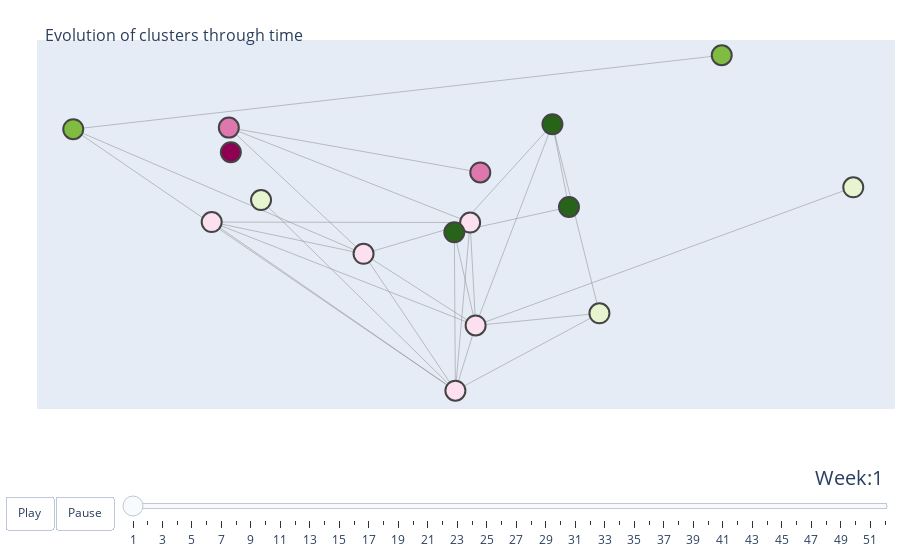

The notebook cell this image was saved under:
### Code cell
weeks = list(range(1, 53))
x = [x[0] for x in final_pos.values()]
y = [x[1] for x in final_pos.values()]
# make figure
G = nx.read_graphml(files[0][1]).subgraph(filt)
fig_dict = {
    "data": [create_edges(G, final_pos), create_nodes(G, final_pos)],
    "layout": {},
    "frames": []
}

# fill in most of layout
fig_dict["layout"]['title'] = '<br>Evolution of clusters through time'
fig_dict["layout"]['titlefont_size'] = 16
fig_dict["layout"]['showlegend'] = False
fig_dict["layout"]['hovermode'] = 'closest'
fig_dict["layout"]['margin'] = dict(b=20,l=5,r=5,t=40)
fig_dict["layout"]['xaxis'] = dict(showgrid=False, zeroline=False, showticklabels=False,
                                   range=[min(x)*1.1, max(x)*1.1])
fig_dict["layout"]['yaxis'] = dict(showgrid=False, zeroline=False, showticklabels=False,
                                   range=[min(y)*1.1, max(y)*1.1])

fig_dict["layout"]["sliders"] = {
    "args": [
        "transition", {
            "duration": 400,
            "easing": "cubic-in-out"
        }
    ],
    "initialValue": "1",
    "plotlycommand": "animate",
    "values": weeks,
    "visible": True
}
fig_dict["layout"]["updatemenus"] = [
    {
        "buttons": [
            {
                "args": [None, {"frame": {"duration": 1000, "redraw": False},
                                "fromcurrent": True, "transition": {"duration": 300,
                                                                    "easing": "quadratic-in-out"}}],
                "label": "Play",
                "method": "animate"
            },
            {
                "args": [[None], {"frame": {"duration": 0, "redraw": False},
                                  "mode": "immediate",
                                  "transition": {"duration": 0}}],
                "label": "Pause",
                "method": "animate"
            }
        ],
        "direction": "left",
        "pad": {"r": 10, "t": 87},
        "showactive": False,
        "type": "buttons",
        "x": 0.1,
        "xanchor": "right",
        "y": 0,
        "yanchor": "top"
    }
]

sliders_dict = {
    "active": 0,
    "yanchor": "top",
    "xanchor": "left",
    "currentvalue": {
        "font": {"size": 20},
        "prefix": "Week:",
        "visible": True,
        "xanchor": "right"
    },
    "transition": {"duration": 300, "easing": "cubic-in-out"},
    "pad": {"b": 10, "t": 50},
    "len": 0.9,
    "x": 0.1,
    "y": 0,
    "steps": []
}

#Update the data and frames

for f in files:
    G = nx.read_graphml(f[1]).subgraph(filt)
    frame = {"data": [create_edges(G, final_pos), create_nodes(G, final_pos)], "name": f[0]}
    fig_dict["frames"].append(frame)
    slider_step = {"args": [
        [f[0]],
        {"frame": {"duration": 300, "redraw": False},
         "mode": "immediate",
         "transition": {"duration": 300}}
    ],
        "label": f[0],
        "method": "animate"}
    sliders_dict["steps"].append(slider_step)
    
fig_dict["layout"]["sliders"] = [sliders_dict]

fig = go.Figure(fig_dict)

fig.show()

### Figure 1 — Plotly figure (JSON) as saved in the notebook; plotly's stock layout.template omitted (floating-point values rounded to 4 significant figures)
{"data": [{"hoverinfo": "none", "line": {"color": "#888", "width": 0.5}, "mode": "lines", "type": "scatter", "x": [0.03875, 0.005397, null, 0.03875, 0.03394, null, 0.03394, 0.04761, null, 0.03394, 0.005397, null, 0.03394, 0.0116, null, -0.021, -0.06518, null, -0.021, 0.0116, null, -0.021, 0.005712, null, -0.021, 0.009995, null, -0.021, -0.0602, null, -0.021, -0.1055, null, 0.01295, -0.0602, null, 0.1215, 0.0116, null, -0.06518, 0.009995, null, -0.06518, 0.0116, null, -0.06518, 0.005712, null, 0.04761, 0.0116, null, 0.04761, 0.005712, null, 0.005397, 0.0116, null, 0.005397, 0.005712, null, 0.005397, 0.009995, null, 0.0116, 0.005712, null, 0.0116, 0.009995, null, 0.005712, 0.009995, null, 0.005712, -0.05083, null, 0.005712, -0.1055, null, 0.009995, -0.0602, null, -0.1055, 0.08319, null], "y": [0.0003206, -0.009704, null, 0.0003206, 0.03327, null, 0.03327, -0.04191, null, 0.03327, -0.009704, null, 0.03327, -0.04675, null, -0.01825, -0.005627, null, -0.01825, -0.04675, null, -0.01825, -0.07269, null, -0.01825, -0.005812, null, -0.01825, 0.03192, null, -0.01825, 0.03129, null, 0.01411, 0.03192, null, 0.0082, -0.04675, null, -0.005627, -0.005812, null, -0.005627, -0.04675, null, -0.005627, -0.07269, null, -0.04191, -0.04675, null, -0.04191, -0.07269, null, -0.009704, -0.04675, null, -0.009704, -0.07269, null, -0.009704, -0.005812, null, -0.04675, -0.07269, null, -0.04675, -0.005812, null, -0.07269, -0.005812, null, -0.07269, 0.003117, null, -0.07269, 0.03129, null, -0.005812, 0.03192, null, 0.03129, 0.06069, null]}, {"hoverinfo": "text", "marker": {"color": [-1, -1, 4, 1, 1, 2, 0, 3, 3, 4, 1, 0, 2, 1, 2, 4, 1], "line": {"width": 2}, "size": 20}, "mode": "markers", "text": ["na", "Cluster: NA", "Cluster: 4", "Cluster: 1", "Cluster: 1", "Cluster: 2", "Cluster: 0", "Cluster: 3", "Cluster: 3", "Cluster: 4", "Cluster: 1", "Cluster: 0", "Cluster: 2", "Cluster: 1", "Cluster: 2", "Cluster: 4", "Cluster: 1"], "type": "scatter", "x": [-1, -0.05961, 0.03875, 0.005712, 0.009995, -0.05083, -0.0602, -0.1055, 0.08319, 0.03394, -0.021, 0.01295, 0.1215, -0.06518, 0.04761, 0.005397, 0.0116], "y": [-1, 0.02216, 0.0003206, -0.07269, -0.005812, 0.003117, 0.03192, 0.03129, 0.06069, 0.03327, -0.01825, 0.01411, 0.0082, -0.005627, -0.04191, -0.009704, -0.04675]}], "layout": {"autosize": true, "hovermode": "closest", "margin": {"b": 20, "l": 5, "r": 5, "t": 40}, "showlegend": false, "sliders": [{"active": 0, "currentvalue": {"font": {"size": 20}, "prefix": "Week:", "visible": true, "xanchor": "right"}, "len": 0.9, "pad": {"b": 10, "t": 50}, "steps": [{"args": [[1], {"frame": {"duration": 300, "redraw": false}, "mode": "immediate", "transition": {"duration": 300}}], "label": "1", "method": "animate"}, {"args": [[2], {"frame": {"duration": 300, "redraw": false}, "mode": "immediate", "transition": {"duration": 300}}], "label": "2", "method": "animate"}, {"args": [[3], {"frame": {"duration": 300, "redraw": false}, "mode": "immediate", "transition": {"duration": 300}}], "label": "3", "method": "animate"}, {"args": [[4], {"frame": {"duration": 300, "redraw": false}, "mode": "immediate", "transition": {"duration": 300}}], "label": "4", "method": "animate"}, {"args": [[5], {"frame": {"duration": 300, "redraw": false}, "mode": "immediate", "transition": {"duration": 300}}], "label": "5", "method": "animate"}, {"args": [[6], {"frame": {"duration": 300, "redraw": false}, "mode": "immediate", "transition": {"duration": 300}}], "label": "6", "method": "animate"}, {"args": [[7], {"frame": {"duration": 300, "redraw": false}, "mode": "immediate", "transition": {"duration": 300}}], "label": "7", "method": "animate"}, {"args": [[8], {"frame": {"duration": 300, "redraw": false}, "mode": "immediate", "transition": {"duration": 300}}], "label": "8", "method": "animate"}, {"args": [[9], {"frame": {"duration": 300, "redraw": false}, "mode": "immediate", "transition": {"duration": 300}}], "label": "9", "method": "animate"}, {"args": [[10], {"frame": {"duration": 300, "redraw": false}, "mode": "immediate", "transition": {"duration": 300}}], "label": "10", "method": "animate"}, {"args": [[11], {"frame": {"duration": 300, "redraw": false}, "mode": "immediate", "transition": {"duration": 300}}], "label": "11", "method": "animate"}, {"args": [[12], {"frame": {"duration": 300, "redraw": false}, "mode": "immediate", "transition": {"duration": 300}}], "label": "12", "method": "animate"}, {"args": [[13], {"frame": {"duration": 300, "redraw": false}, "mode": "immediate", "transition": {"duration": 300}}], "label": "13", "method": "animate"}, {"args": [[14], {"frame": {"duration": 300, "redraw": false}, "mode": "immediate", "transition": {"duration": 300}}], "label": "14", "method": "animate"}, {"args": [[15], {"frame": {"duration": 300, "redraw": false}, "mode": "immediate", "transition": {"duration": 300}}], "label": "15", "method": "animate"}, {"args": [[16], {"frame": {"duration": 300, "redraw": false}, "mode": "immediate", "transition": {"duration": 300}}], "label": "16", "method": "animate"}, {"args": [[17], {"frame": {"duration": 300, "redraw": false}, "mode": "immediate", "transition": {"duration": 300}}], "label": "17", "method": "animate"}, {"args": [[18], {"frame": {"duration": 300, "redraw": false}, "mode": "immediate", "transition": {"duration": 300}}], "label": "18", "method": "animate"}, {"args": [[19], {"frame": {"duration": 300, "redraw": false}, "mode": "immediate", "transition": {"duration": 300}}], "label": "19", "method": "animate"}, {"args": [[20], {"frame": {"duration": 300, "redraw": false}, "mode": "immediate", "transition": {"duration": 300}}], "label": "20", "method": "animate"}, {"args": [[21], {"frame": {"duration": 300, "redraw": false}, "mode": "immediate", "transition": {"duration": 300}}], "label": "21", "method": "animate"}, {"args": [[22], {"frame": {"duration": 300, "redraw": false}, "mode": "immediate", "transition": {"duration": 300}}], "label": "22", "method": "animate"}, {"args": [[23], {"frame": {"duration": 300, "redraw": false}, "mode": "immediate", "transition": {"duration": 300}}], "label": "23", "method": "animate"}, {"args": [[24], {"frame": {"duration": 300, "redraw": false}, "mode": "immediate", "transition": {"duration": 300}}], "label": "24", "method": "animate"}, {"args": [[25], {"frame": {"duration": 300, "redraw": false}, "mode": "immediate", "transition": {"duration": 300}}], "label": "25", "method": "animate"}, {"args": [[26], {"frame": {"duration": 300, "redraw": false}, "mode": "immediate", "transition": {"duration": 300}}], "label": "26", "method": "animate"}, {"args": [[27], {"frame": {"duration": 300, "redraw": false}, "mode": "immediate", "transition": {"duration": 300}}], "label": "27", "method": "animate"}, {"args": [[28], {"frame": {"duration": 300, "redraw": false}, "mode": "immediate", "transition": {"duration": 300}}], "label": "28", "method": "animate"}, {"args": [[29], {"frame": {"duration": 300, "redraw": false}, "mode": "immediate", "transition": {"duration": 300}}], "label": "29", "method": "animate"}, {"args": [[30], {"frame": {"duration": 300, "redraw": false}, "mode": "immediate", "transition": {"duration": 300}}], "label": "30", "method": "animate"}, {"args": [[31], {"frame": {"duration": 300, "redraw": false}, "mode": "immediate", "transition": {"duration": 300}}], "label": "31", "method": "animate"}, {"args": [[32], {"frame": {"duration": 300, "redraw": false}, "mode": "immediate", "transition": {"duration": 300}}], "label": "32", "method": "animate"}, {"args": [[33], {"frame": {"duration": 300, "redraw": false}, "mode": "immediate", "transition": {"duration": 300}}], "label": "33", "method": "animate"}, {"args": [[34], {"frame": {"duration": 300, "redraw": false}, "mode": "immediate", "transition": {"duration": 300}}], "label": "34", "method": "animate"}, {"args": [[35], {"frame": {"duration": 300, "redraw": false}, "mode": "immediate", "transition": {"duration": 300}}], "label": "35", "method": "animate"}, {"args": [[36], {"frame": {"duration": 300, "redraw": false}, "mode": "immediate", "transition": {"duration": 300}}], "label": "36", "method": "animate"}, {"args": [[37], {"frame": {"duration": 300, "redraw": false}, "mode": "immediate", "transition": {"duration": 300}}], "label": "37", "method": "animate"}, {"args": [[38], {"frame": {"duration": 300, "redraw": false}, "mode": "immediate", "transition": {"duration": 300}}], "label": "38", "method": "animate"}, {"args": [[39], {"frame": {"duration": 300, "redraw": false}, "mode": "immediate", "transition": {"duration": 300}}], "label": "39", "method": "animate"}, {"args": [[40], {"frame": {"duration": 300, "redraw": false}, "mode": "immediate", "transition": {"duration": 300}}], "label": "40", "method": "animate"}, {"args": [[41], {"frame": {"duration": 300, "redraw": false}, "mode": "immediate", "transition": {"duration": 300}}], "label": "41", "method": "animate"}, {"args": [[42], {"frame": {"duration": 300, "redraw": false}, "mode": "immediate", "transition": {"duration": 300}}], "label": "42", "method": "animate"}, {"args": [[43], {"frame": {"duration": 300, "redraw": false}, "mode": "immediate", "transition": {"duration": 300}}], "label": "43", "method": "animate"}, {"args": [[44], {"frame": {"duration": 300, "redraw": false}, "mode": "immediate", "transition": {"duration": 300}}], "label": "44", "method": "animate"}, {"args": [[45], {"frame": {"duration": 300, "redraw": false}, "mode": "immediate", "transition": {"duration": 300}}], "label": "45", "method": "animate"}, {"args": [[46], {"frame": {"duration": 300, "redraw": false}, "mode": "immediate", "transition": {"duration": 300}}], "label": "46", "method": "animate"}, {"args": [[47], {"frame": {"duration": 300, "redraw": false}, "mode": "immediate", "transition": {"duration": 300}}], "label": "47", "method": "animate"}, {"args": [[48], {"frame": {"duration": 300, "redraw": false}, "mode": "immediate", "transition": {"duration": 300}}], "label": "48", "method": "animate"}, {"args": [[49], {"frame": {"duration": 300, "redraw": false}, "mode": "immediate", "transition": {"duration": 300}}], "label": "49", "method": "animate"}, {"args": [[50], {"frame": {"duration": 300, "redraw": false}, "mode": "immediate", "transition": {"duration": 300}}], "label": "50", "method": "animate"}, {"args": [[51], {"frame": {"duration": 300, "redraw": false}, "mode": "immediate", "transition": {"duration": 300}}], "label": "51", "method": "animate"}, {"args": [[52], {"frame": {"duration": 300, "redraw": false}, "mode": "immediate", "transition": {"duration": 300}}], "label": "52", "method": "animate"}], "transition": {"duration": 300, "easing": "cubic-in-out"}, "x": 0.1, "xanchor": "left", "y": 0, "yanchor": "top"}], "title": {"font": {"size": 16}, "text": "<br>Evolution of clusters through time"}, "updatemenus": [{"buttons": [{"args": [null, {"frame": {"duration": 1000, "redraw": false}, "fromcurrent": true, "transition": {"duration": 300, "easing": "quadratic-in-out"}}], "label": "Play", "method": "animate"}, {"args": [[null], {"frame": {"duration": 0, "redraw": false}, "mode": "immediate", "transition": {"duration": 0}}], "label": "Pause", "method": "animate"}], "direction": "left", "pad": {"r": 10, "t": 87}, "showactive": false, "type": "buttons", "x": 0.1, "xanchor": "right", "y": 0, "yanchor": "top"}], "xaxis": {"range": [-0.116, 0.1336], "showgrid": false, "showticklabels": false, "type": "linear", "zeroline": false}, "yaxis": {"range": [-0.07996, 0.06676], "showgrid": false, "showticklabels": false, "type": "linear", "zeroline": false}}}
